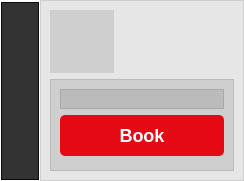
                <widget class="QWidget" name="Book_Ticket_widget">
                 <property name="styleSheet">
                  <string notr="true">background-color: rgba(225,225,225,0);</string>
                 </property>
                 <layout class="QHBoxLayout" name="horizontalLayout_9">
                  <property name="spacing">
                   <number>0</number>
                  </property>
                  <property name="leftMargin">
                   <number>0</number>
                  </property>
                  <property name="topMargin">
                   <number>0</number>
                  </property>
                  <property name="rightMargin">
                   <number>0</number>
                  </property>
                  <property name="bottomMargin">
                   <number>0</number>
                  </property>
                  <item>
                   <widget class="QFrame" name="Book_Ticket_Show_Info">
                    <property name="maximumSize">
                     <size>
                      <width>450</width>
                      <height>16777215</height>
                     </size>
                    </property>
                    <property name="styleSheet">
                     <string notr="true"/>
                    </property>
                    <property name="frameShape">
                     <enum>QFrame::StyledPanel</enum>
                    </property>
                    <property name="frameShadow">
                     <enum>QFrame::Raised</enum>
                    </property>
                    <layout class="QVBoxLayout" name="verticalLayout_16">
                     <property name="spacing">
                      <number>0</number>
                     </property>
                     <property name="leftMargin">
                      <number>0</number>
                     </property>
                     <property name="topMargin">
                      <number>0</number>
                     </property>
                     <property name="rightMargin">
                      <number>0</number>
                     </property>
                     <property name="bottomMargin">
                      <number>0</number>
                     </property>
                     <item>
                      <widget class="QFrame" name="Book_Ticket_Movie_Img">
                       <property name="styleSheet">
                        <string notr="true"/>
                       </property>
                       <property name="frameShape">
                        <enum>QFrame::StyledPanel</enum>
                       </property>
                       <property name="frameShadow">
                        <enum>QFrame::Raised</enum>
                       </property>
                      </widget>
                     </item>
                     <item>
                      <widget class="QFrame" name="Book_Ticket_Show_Desc">
                       <property name="maximumSize">
                        <size>
                         <width>16777215</width>
                         <height>239</height>
                        </size>
                       </property>
                       <property name="styleSheet">
                        <string notr="true">#Book_Ticket_Show_Desc{
background-color: rgba(0,0,0,0.8);
border-image: none;
}</string>
                       </property>
                       <property name="frameShape">
                        <enum>QFrame::StyledPanel</enum>
                       </property>
                       <property name="frameShadow">
                        <enum>QFrame::Raised</enum>
                       </property>
                       <layout class="QVBoxLayout" name="verticalLayout_17">
                        <item alignment="Qt::AlignHCenter|Qt::AlignVCenter">
                         <widget class="QLabel" name="Ticket_Show_Start_End_Time">
                          <property name="styleSheet">
                           <string notr="true">#Ticket_Show_Start_End_Time{
background-color: rgba(0,0,0,0);
color: #fff;
font-size: 30px;
font-weight: 700;
border-image: none;
}</string>
                          </property>
                          <property name="text">
                           <string/>
                          </property>
                         </widget>
                        </item>
                        <item alignment="Qt::AlignHCenter">
                         <widget class="QLabel" name="Ticket_Movie_Duration">
                          <property name="styleSheet">
                           <string notr="true">#Ticket_Movie_Duration{
background-color: rgba(0,0,0,0);
color: #fff;
font-size:30px;
font-weight: 700;
border-image: none;
}</string>
                          </property>
                          <property name="text">
                           <string/>
                          </property>
                         </widget>
                        </item>
                        <item alignment="Qt::AlignHCenter">
                         <widget class="QLabel" name="Ticket_Show_Date">
                          <property name="styleSheet">
                           <string notr="true">#Ticket_Show_Date{
background-color: rgba(0,0,0,0);
color: #fff;
font-size: 30px;
font-weight: 700;
border-image: none;
}</string>
                          </property>
                          <property name="text">
                           <string/>
                          </property>
                         </widget>
                        </item>
                        <item alignment="Qt::AlignHCenter">
                         <widget class="QLabel" name="Ticket_Movie_Description">
                          <property name="styleSheet">
                           <string notr="true">#Ticket_Movie_Description{
background-color: rgba(0,0,0,0);
border-image: none;
color: #fff;
font-size: 30px;
font-weight: 700;
}</string>
                          </property>
                          <property name="text">
                           <string/>
                          </property>
                         </widget>
                        </item>
                       </layout>
                      </widget>
                     </item>
                    </layout>
                   </widget>
                  </item>
                  <item>
                   <widget class="QFrame" name="Book_Ticket_Show_Hall">
                    <property name="styleSheet">
                     <string notr="true">background-color: rgba(0,0,0,0.1);</string>
                    </property>
                    <property name="frameShape">
                     <enum>QFrame::StyledPanel</enum>
                    </property>
                    <property name="frameShadow">
                     <enum>QFrame::Raised</enum>
                    </property>
                    <layout class="QVBoxLayout" name="verticalLayout_18">
                     <item alignment="Qt::AlignLeft">
                      <widget class="QLabel" name="Book_Ticket_Movie_Name">
                       <property name="maximumSize">
                        <size>
                         <width>16777215</width>
                         <height>100</height>
                        </size>
                       </property>
                       <property name="styleSheet">
                        <string notr="true">#Book_Ticket_Movie_Name{
	font-size: 55px;
	font-weight: 1000;
	color: #fff;
	padding-left: 30px;
}</string>
                       </property>
                       <property name="text">
                        <string/>
                       </property>
                      </widget>
                     </item>
                     <item>
                      <widget class="QFrame" name="Book_Ticket_Show_Hall_Wrapper">
                       <property name="frameShape">
                        <enum>QFrame::StyledPanel</enum>
                       </property>
                       <property name="frameShadow">
                        <enum>QFrame::Raised</enum>
                       </property>
                       <layout class="QVBoxLayout" name="verticalLayout_19">
                        <item>
                         <widget class="QFrame" name="Book_Ticket_Show_Hall_Seat">
                          <property name="minimumSize">
                           <size>
                            <width>0</width>
                            <height>0</height>
                           </size>
                          </property>
                          <property name="frameShape">
                           <enum>QFrame::StyledPanel</enum>
                          </property>
                          <property name="frameShadow">
                           <enum>QFrame::Raised</enum>
                          </property>
                          <layout class="QGridLayout" name="gridLayout_13"/>
                         </widget>
                        </item>
                        <item alignment="Qt::AlignHCenter">
                         <widget class="QPushButton" name="Book_Ticket_Btn">
                          <property name="minimumSize">
                           <size>
                            <width>164</width>
                            <height>46</height>
                           </size>
                          </property>
                          <property name="maximumSize">
                           <size>
                            <width>155</width>
                            <height>16777215</height>
                           </size>
                          </property>
                          <property name="styleSheet">
                           <string notr="true"> #Book_Ticket_Btn {
font-size: 18px; 
background-color:#e50914;
font-weight: 700;
color: #fff;
border-radius: 5px;
margin-bottom: 5px;
}

QPushButton ::hover {
background-color: #ff2f4e;
}</string>
                          </property>
                          <property name="text">
                           <string>Book</string>
                          </property>
                         </widget>
                        </item>
                       </layout>
                      </widget>
                     </item>
                    </layout>
                   </widget>
                  </item>
                 </layout>
                </widget>
